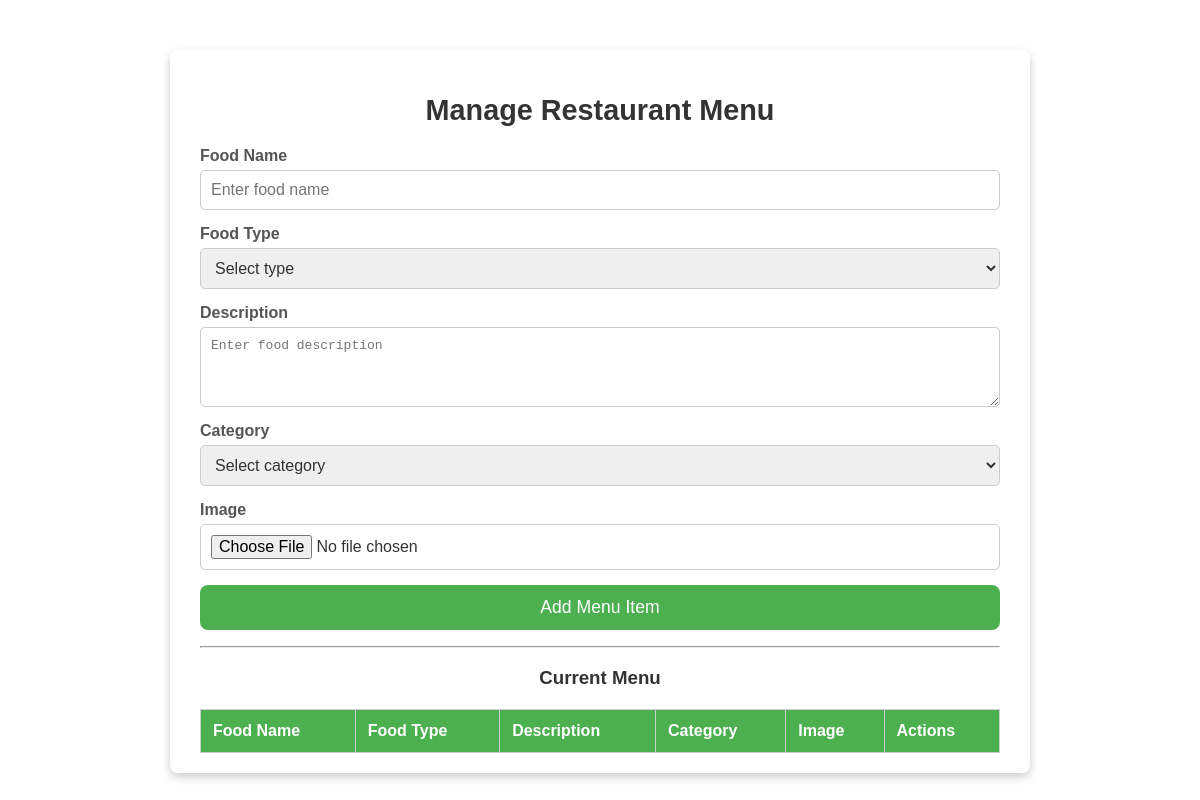
The app's page /manage_resort_menu (signed in), older data.
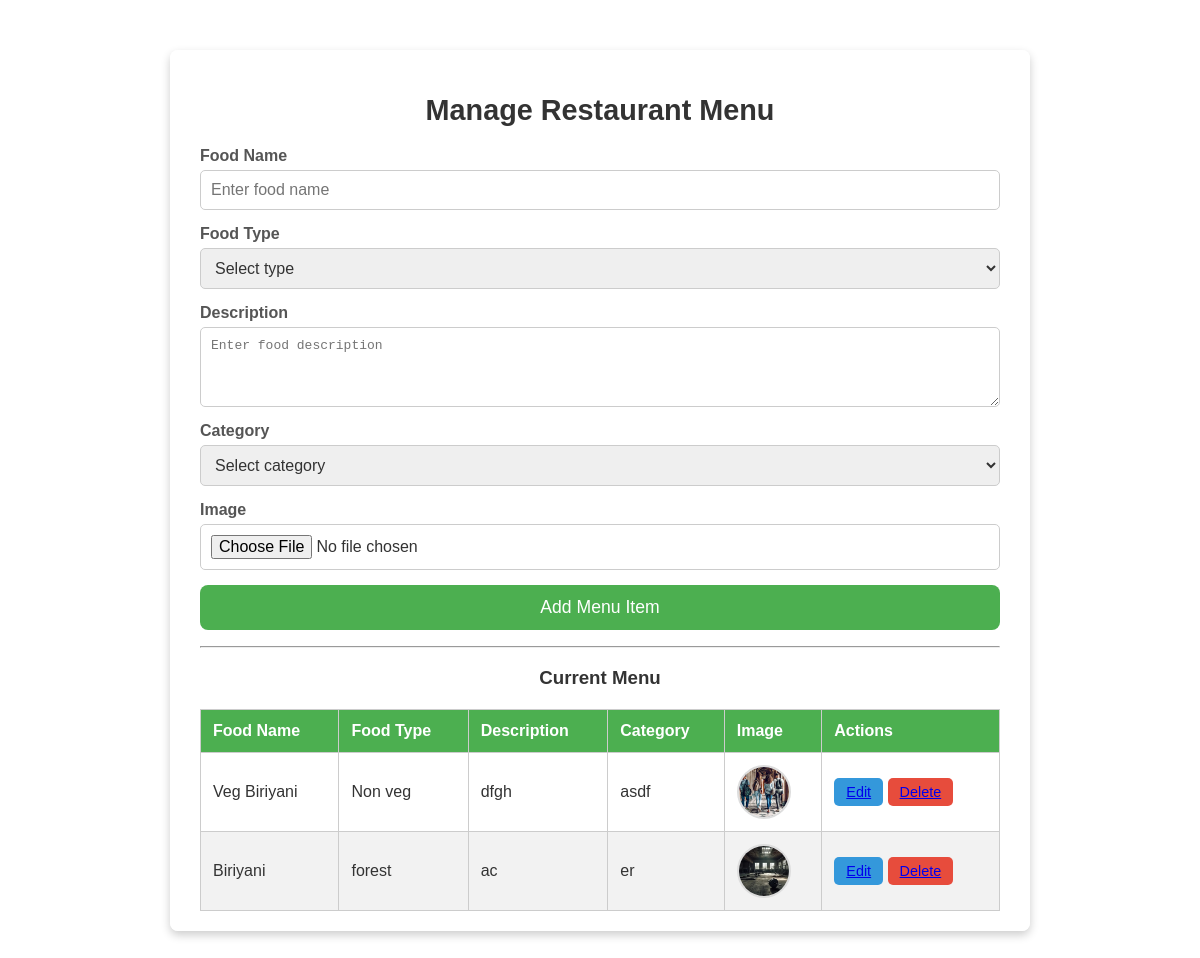
The same page, newer data.
### SportComApp/models.py (models this page shows)
class ResortMenuTable(models.Model):
    RESORT = models.ForeignKey(ResortTable, on_delete=models.CASCADE)
    FoodName = models.CharField(max_length=50, blank=True, null=True)
    Type = models.CharField(max_length=30, null=True, blank=True)
    Image = models.FileField(null=True, blank=True)
    Details = models.CharField(max_length=500, null=True, blank=True)
    Category = models.CharField(max_length=50, null=True, blank=True)
    is_active = models.BooleanField(default=True)
    created_at = models.DateTimeField(auto_now_add=True, null=True, blank=True)
    updated_at = models.DateTimeField(auto_now_add=True, null=True, blank=True)

### SportComApp/views.py (the view, shortened to what this page needs)
# urls.py: path('manage_resort_menu', ManageResortMenu.as_view(), name="manage_resort_menu"),
class ManageResortMenu(View):
    def get(self, request):
        obj = ResortMenuTable.objects.filter(RESORT__LOGIN_id=request.session['login_id'])
        return render(request, "RESORT/manage_menu.html",{'menus': obj})

### templates/RESORT/manage_menu.html (shortened to what this page needs)
{% load static %}
<html lang="en">
<head>
    <link rel="stylesheet" href="{% static 'styles/styles.css' %}">
</head>
<body>
<div class="menu-container">
    <h2>Manage Restaurant Menu</h2>
    <form action="#" method="post" enctype="multipart/form-data" class="menu-form">
        <div class="form-group">
            <label for="foodName">Food Name</label>
            <input type="text" id="foodName" name="FoodName" placeholder="Enter food name" required>
        </div>
        <div class="form-group">
            <label for="foodType">Food Type</label>
            <select id="foodType" name="Type" required>
                <option value="">Select type</option>
            </select>
        </div>
        <div class="form-group">
            <label for="description">Description</label>
            <textarea id="description" name="Details" placeholder="Enter food description" required></textarea>
        </div>
        <div class="form-group">
            <label for="category">Category</label>
            <select id="category" name="Category" required>
                <option value="">Select category</option>
            </select>
        </div>
        <div class="form-group">
            <label for="image">Image</label>
            <input type="file" id="image" name="Image" accept="image/*" required>
        </div>
        <button type="submit" class="submit-btn">Add Menu Item</button>
    </form>
    <hr>
    <h3>Current Menu</h3>
    <table class="menu-table">
        <thead>
            <tr>
                <th>Food Name</th>
                <th>Food Type</th>
                <th>Description</th>
                <th>Category</th>
                <th>Image</th>
                <th>Actions</th>
            </tr>
        </thead>
        <tbody>
             {% for menu in menus %}
            <tr>
                <td>{{ menu.FoodName }}</td>
                <td>{{ menu.Type }}</td>
                <td>{{ menu.Details }}</td>
                <td>{{ menu.Category }}</td>
                <td><img src="{{ menu.Image.url }}" alt="Grilled Sandwich" class="menu-image"></td>
                <td>
                    <button class="edit-btn"><a href="edit_resort_menu/{{ menu.id }}">Edit</a></button>
                    <button class="delete-btn"><a href="delete_resort_menu/{{ menu.id }}">Delete</a></button>
                </td>
            </tr>
            {% endfor %}
        </tbody>
    </table>
</div>
</body>
</html>

Row changes from the older to the newer data that the page shows:
added ResortMenuTable: FoodName "Veg Biriyani", Type "Non veg", Details "dfgh", Category "asdf", Image (picture)
added ResortMenuTable: FoodName "Biriyani", Type "forest", Details "ac", Category "er", Image (picture)
